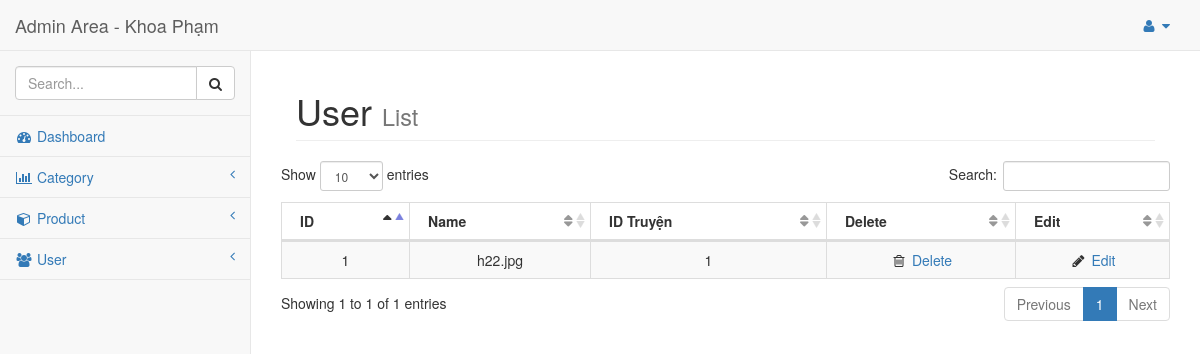
Before: /public/admin/image_list.php with the older database file.
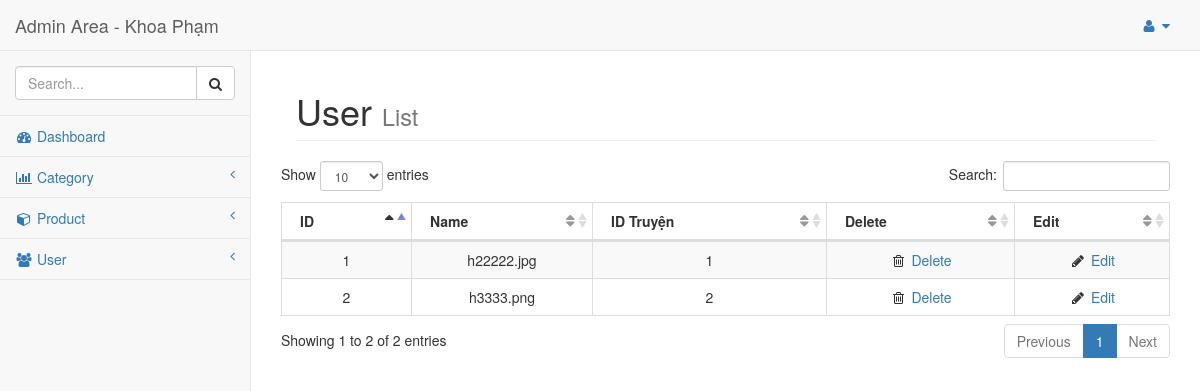
After: the same page with the newer database file.
### tables this page shows
CREATE TABLE `images` (
  `id` int(11) NOT NULL,
  `id_truyen` int(11) NOT NULL,
  `name` varchar(255) NOT NULL,
  `order_image` int(11) NOT NULL
);

### model/database.php (called while the page is built, shortened)
<?php
class database{
    public $_dbh = '';
    public $_sql = '';
    public function database() {
        $this->_dbh = new PDO('mysql:host=localhost; dbname=web_assignment','root','');
        $this->_dbh->query('set names "utf8"');
    }
    public function setQuery($sql) {
        $this->_sql = $sql;
    }
    public function execute($options=array()) {
        $this->_cursor = $this->_dbh->prepare($this->_sql);
        $this->_cursor->execute();
        return $this->_cursor;
    }
    public function loadAllRows($options=array()) {
        if(!$options) {
            if(!$result = $this->execute())
                return false;
        }
        else {
            if(!$result = $this->execute($options))
                return false;
        }
        return $result->fetchAll(PDO::FETCH_OBJ);
    }
}
?>

### controller/ImageController.php (called while the page is built, shortened)
<?php
include("../../model/Image.php");
class ImageController
{
	public function index()
	{
		$image = new Image();
		$images = $image->getAllImage();
		return array('image'=>$images);
	}
}
?>

### model/Image.php (called while the page is built, shortened)
<?php
include('database.php');
class Image extends database
{
	function getAllImage()
	{
		$sql = "SELECT * FROM images";
		return $this->loadAllRows();
	}
}
?>

### public/admin/image_list.php (the view, shortened to what the changed rows need)
<?php
include("../../controller/ImageController.php");
$image = new ImageController();
$images = $image->index();
?>
<!DOCTYPE html>
<html lang="en">
<head>
    <link href="bower_components/bootstrap/dist/css/bootstrap.min.css" rel="stylesheet">
    <link href="bower_components/metisMenu/dist/metisMenu.min.css" rel="stylesheet">
    <link href="dist/css/sb-admin-2.css" rel="stylesheet">
    <link href="bower_components/font-awesome/css/font-awesome.min.css" rel="stylesheet" type="text/css">
    <link href="bower_components/datatables-plugins/integration/bootstrap/3/dataTables.bootstrap.css" rel="stylesheet">
    <link href="bower_components/datatables-responsive/css/dataTables.responsive.css" rel="stylesheet">
</head>
<body>
    <div id="wrapper">
        <div id="page-wrapper">
            <div class="container-fluid">
                <div class="row">
                    <div class="col-lg-12">
                        <h1 class="page-header">User
                            <small>List</small>
                        </h1>
                    </div>
                    <table class="table table-striped table-bordered table-hover" id="dataTables-example">
                        <thead>
                            <tr align="center">
                                <th>ID</th>
                                <th>Name</th>
                                <th>ID Truyện</th>
                                <th>Delete</th>
                                <th>Edit</th>
                            </tr>
                        </thead>
                        <tbody>
                            <?php
                                $images = $images['image'];
                                foreach ($images as $key => $image) {
                                    if($key%2)
                                    {
                                        ?>
                                        <tr class="even gradeC" align="center">
                                            <td><?=$image->id?></td>
                                            <td><?=$image->name?></td>
                                            <td><?=$image->id_truyen?></td>
                                            <td class="center"><i class="fa fa-trash-o  fa-fw"></i><a href="#"> Delete</a></td>
                                            <td class="center"><i class="fa fa-pencil fa-fw"></i> <a href="image_edit.php?id=<?=$image->id?>">Edit</a></td>
                                        </tr>
                                        <?php
                                    }
                                    else
                                    {
                                        ?>
                                        <tr class="odd gradeX" align="center">
                                            <td><?=$image->id?></td>
                                            <td><?=$image->name?></td>
                                            <td><?=$image->id_truyen?></td>
                                            <td class="center"><i class="fa fa-trash-o  fa-fw"></i><a href="#"> Delete</a></td>
                                            <td class="center"><i class="fa fa-pencil fa-fw"></i> <a href="image_edit.php?id=<?=$image->id?>">Edit</a></td>
                                        </tr>
                                        <?php
                                    }
                                }
                            ?>
                        </tbody>
                    </table>
                </div>
            </div>
        </div>
    </div>
</body>
</html>

Changed rows visible on the page:
changed images id 1: name "h22.jpg" → "h22222.jpg"
added images: id "2", name "h3333.png", id_truyen "2"
Other visible differences:
text written by a page script: "Show entries Search: Showing 1 to 1 of 1 entries Previous 1 Next" → "Show entries Search: Showing 1 to 2 of 2 entries Previous 1 Next"
